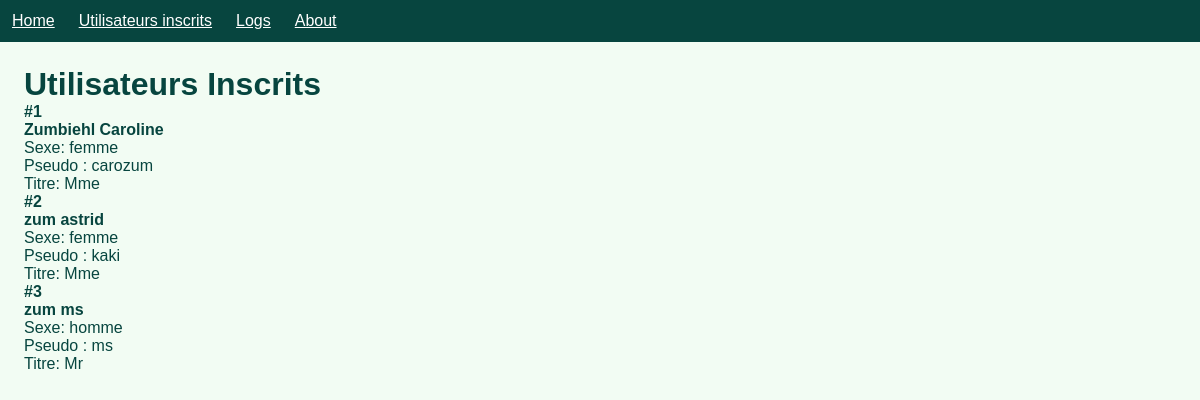
The app's page /utilisateurs-inscrits with its own data.
### models.py (models this page shows)
class User(db.Model):
    id = db.Column(db.Integer, primary_key=True, autoincrement=True)
    prenom = db.Column('Prenom', db.String())
    nom = db.Column('Nom', db.String())
    sexe = db.Column('Sexe', db.String())
    pseudo = db.Column('Pseudo', db.String())
    titre = db.Column('Titre', db.String())

### app.py (the view)
@app.route('/utilisateurs-inscrits')
def utilisateurs_inscrits():
    users = User.query.all()
    return render_template("utilisateurs-inscrits.html", users=users)

### templates/utilisateurs-inscrits.html (shortened to what this page needs)
{% extends 'layout.html' %}
{% block content %}
<h1>Utilisateurs Inscrits</h1>
<div class="content">
    {% for user in users %}
    <div class="user">
        <p><b>#{{ user.id }}</b></p>
        <b>
            <p class="name">{{ user.nom }} {{ user.prenom }}</p>
        </b>
        <p>Sexe: {{ user.sexe }}</p>
        <p>Pseudo : {{ user.pseudo }}</p>
        <p>Titre: {{ user.titre }}</p>
    </div>
    {% endfor %}
</div>
{% endblock %}

### templates/layout.html (shortened to what this page needs)
<!DOCTYPE html>
<html lang="en">
<head>
    <link rel="stylesheet" type="text/css" href="{{ url_for('static', filename='style.css') }}">
</head>
<body>
    <header>
        <nav>
            <ul>
                <li><a href="{{ url_for('index') }}">Home</a></li>
                <li><a href="{{ url_for('utilisateurs_inscrits') }}">Utilisateurs inscrits</a></li>
                <li><a href="{{ url_for('logs') }}">Logs</a></li>
                <li><a href="{{ url_for('about') }}">About</a></li>
            </ul>
        </nav>
    </header>
    <main>
        {% block content %}
        {% endblock %}
    </main>
</body>
</html>

### static/style.css (style rules this page uses)
* { margin: 0; padding: 0; box-sizing: border-box; }
body { background-color: rgb(242, 252, 243); color:rgb(7, 69, 63); font-family:Verdana, Geneva, Tahoma, sans-serif; }
nav { background-color: rgb(7, 69, 63); color: white; }
nav ul { list-style-type: none; display: flex; }
nav li { padding : 12px; }
nav a { color: white; }
h1 { font-size: 2em; color: rgb(7, 69, 63); text-align: left; }
main { padding: 24px; }

### records on screen
User: id "1", nom "Zumbiehl", prenom "Caroline", sexe "femme", pseudo "carozum", titre "Mme"
User: id "2", nom "zum", prenom "astrid", sexe "femme", pseudo "kaki", titre "Mme"
User: id "3", nom "zum", prenom "ms", sexe "homme", pseudo "ms", titre "Mr"
